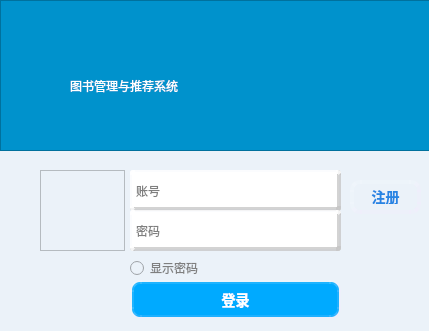
<?xml version="1.0" encoding="UTF-8"?>
<ui version="4.0">
 <class>signin</class>
 <widget class="QWidget" name="signin">
  <property name="geometry">
   <rect>
    <x>0</x>
    <y>0</y>
    <width>429</width>
    <height>331</height>
   </rect>
  </property>
  <property name="windowTitle">
   <string>Form</string>
  </property>
  <property name="styleSheet">
   <string notr="true">background-color: rgb(235, 242, 249);
</string>
  </property>
  <widget class="QLineEdit" name="lineEdit">
   <property name="geometry">
    <rect>
     <x>130</x>
     <y>170</y>
     <width>211</width>
     <height>41</height>
    </rect>
   </property>
   <property name="styleSheet">
    <string notr="true"> border-radius: 10px;
border-style: outset;/*边框样式*/
     border-width: 4px;  /*边框宽度为4像素*/
     border-radius: 3px; /*边框圆角半径*/
     border-color: rgb(198, 198, 198,198);/*边框颜色*/
background-color:rgb(255, 255, 255);
</string>
   </property>
   <property name="inputMask">
    <string/>
   </property>
   <property name="text">
    <string/>
   </property>
   <property name="placeholderText">
    <string>账号</string>
   </property>
  </widget>
  <widget class="QLineEdit" name="lineEdit_2">
   <property name="geometry">
    <rect>
     <x>130</x>
     <y>210</y>
     <width>211</width>
     <height>41</height>
    </rect>
   </property>
   <property name="styleSheet">
    <string notr="true"> border-radius: 10px;
border-style: outset;/*边框样式*/
     border-width: 4px;  /*边框宽度为4像素*/
     border-radius: 3px; /*边框圆角半径*/
     border-color: rgb(198, 198, 198,198);/*边框颜色*/
background-color:rgb(255, 255, 255);

</string>
   </property>
   <property name="inputMask">
    <string/>
   </property>
   <property name="text">
    <string/>
   </property>
   <property name="echoMode">
    <enum>QLineEdit::Password</enum>
   </property>
   <property name="placeholderText">
    <string>密码</string>
   </property>
  </widget>
  <widget class="QPushButton" name="pushButton">
   <property name="geometry">
    <rect>
     <x>350</x>
     <y>180</y>
     <width>71</width>
     <height>34</height>
    </rect>
   </property>
   <property name="styleSheet">
    <string notr="true">QPushButton{
     background-color:rgb(235, 242, 249);/*背景色*/
     border-style: outset; /*边框样式*/
     border-width: 4px;  /*边框宽度为4像素*/
     border-radius: 10px; /*边框圆角半径*/
     border-color: rgba(255, 225, 255, 30);/*边框颜色*/
     font: bold 14px ;/*字体*/
        color:rgb(38, 133, 227);/*字体颜色*/
     padding: 6px; /*填衬*/
}

QPushButton:hover{ /*鼠标悬停在按钮上时*/
        background-color:rgba(100,255,100, 100);
        border-color: rgba(255, 225, 255, 200);
        color:rgba(0, 0, 0, 200);
}

QPushButton:pressed { /*按钮被按下时*/
     background-color:rgba(100,255,100, 200);
         border-color: rgba(255, 225, 255, 30);
     border-style: inset;
        color:rgba(0, 0, 0, 100);
}</string>
   </property>
   <property name="text">
    <string>注册</string>
   </property>
  </widget>
  <widget class="QPushButton" name="pushButton_2">
   <property name="geometry">
    <rect>
     <x>130</x>
     <y>280</y>
     <width>211</width>
     <height>39</height>
    </rect>
   </property>
   <property name="styleSheet">
    <string notr="true">QPushButton{
	font: 9pt &quot;微软雅黑&quot;;
     background-color: rgb(0, 170, 255);/*背景色*/
      border-style: outset;/*边框样式*/
     border-width: 4px;  /*边框宽度为4像素*/
     border-radius: 10px; /*边框圆角半径*/
     border-color: rgba(255, 225, 255, 30);/*边框颜色*/
     font: bold 14px;/*字体*/
         color:rgb(255, 255, 255);/*字体颜色*/
     padding: 6px; /*填衬*/
}

QPushButton:hover{ /*鼠标悬停在按钮上时*/
        background-color:rgb(12, 215, 255);
        border-color: rgb(12, 215, 255);
        color:rgba(0, 0, 0, 200);
}

QPushButton:pressed { /*按钮被按下时*/
     background-color:rgba(100,255,100, 200);
         border-color: rgba(255, 225, 255, 30);
     border-style: inset;
        color:rgba(0, 0, 0, 100);
}</string>
   </property>
   <property name="text">
    <string>登录</string>
   </property>
  </widget>
  <widget class="QGraphicsView" name="graphicsView">
   <property name="geometry">
    <rect>
     <x>40</x>
     <y>170</y>
     <width>85</width>
     <height>81</height>
    </rect>
   </property>
   <property name="styleSheet">
    <string notr="true">
background-image: url(:/image/zy617945748_1482237009817_97.png);</string>
   </property>
  </widget>
  <widget class="QGraphicsView" name="graphicsView_2">
   <property name="geometry">
    <rect>
     <x>0</x>
     <y>0</y>
     <width>431</width>
     <height>151</height>
    </rect>
   </property>
   <property name="styleSheet">
    <string notr="true">background-color: rgb(0, 146, 204);</string>
   </property>
  </widget>
  <widget class="QLabel" name="label">
   <property name="geometry">
    <rect>
     <x>70</x>
     <y>40</y>
     <width>341</width>
     <height>91</height>
    </rect>
   </property>
   <property name="styleSheet">
    <string notr="true">background-color: rgb(0, 146, 204);

font: 75 25pt &quot;华文琥珀&quot;;
color: rgb(255, 255, 255);</string>
   </property>
   <property name="text">
    <string>图书管理与推荐系统</string>
   </property>
  </widget>
  <widget class="QRadioButton" name="radioButton">
   <property name="geometry">
    <rect>
     <x>130</x>
     <y>260</y>
     <width>89</width>
     <height>16</height>
    </rect>
   </property>
   <property name="styleSheet">
    <string notr="true">color: rgb(127, 127, 127);</string>
   </property>
   <property name="text">
    <string>显示密码</string>
   </property>
   <property name="checked">
    <bool>false</bool>
   </property>
  </widget>
 </widget>
 <resources/>
 <connections/>
</ui>
